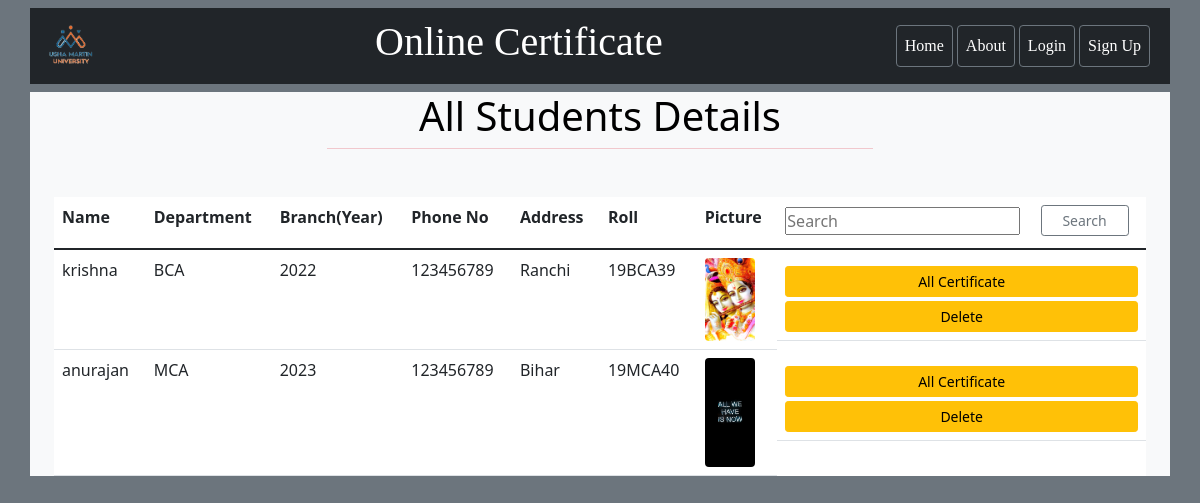
The app's page /view_all_register_student/ with its own data.
### student/models.py (models this page shows)
class MyForm(models.Model):
    is_auth = models.BooleanField(default=False)
    is_number=models.BooleanField(default=False)
    email=models.EmailField(max_length=100)
    name=models.CharField(max_length=40)
    username=models.CharField(max_length=50)
    std_department=models.CharField(max_length=100)
    branch_of=models.CharField(max_length=10)
    phone_no=models.CharField(max_length=13)
    Address=models.CharField(max_length=150)
    roll=models.CharField(max_length=8)
    profile_photo=models.FileField(default='profile_admin/Upload image.png',upload_to='profile_admin')

### student/views.py (the view)
# urls.py: path('view_all_register_student/', views.view_all_register_student,name="view_all_register_student"),
def view_all_register_student(request):
    form=MyForm.objects.all()
    return render(request,'student/showallregiterstudent.html',{'form':form})

### student/templates/student/showallregiterstudent.html (shortened to what this page needs)
{% include 'student/navbar.html' %}
{% load static %}
{% block content %}
<div class="container bg-light">
    <div class="container">
        <h5 class="text-black text-center display-6">All Students Details</h5>
        <hr class="w-50 m-auto bg-danger mb-5">
    </div>
    <div class="container">
        {% if form %}
            <table class="table table-hover bg-white m-0">
                <thread>
                    <tr>
                        <th>Name</th>
                        <th>Department</th>
                        <th>Branch(Year)</th>
                        <th>Phone No</th>
                        <th>Address</th>
                        <th>Roll</th>
                        <th>Picture</th>
                        <th>
                            <form action="" method="post">
                                <input type="search" id="gsearch" name="gsearch" placeholder="Search" aria-label="Search" class="w-80">
                                <button type="submit" class="btn btn-outline-secondary btn-sm w-25 mb-1 py-1 ms-3">Search</button>
                            </form>
                        </th>
                    </tr>
                </thread>
                <tbody>
                    {% for sh in form%}
                        {% if sh.is_auth %}
                            <tr>
                                <td>{{sh.name}}</td>
                                <td>{{sh.std_department}}</td>
                                <td>{{sh.branch_of}}</td>
                                <td>{{sh.phone_no}}</td>
                                <td>{{sh.Address}}</td>
                                <td>{{sh.roll}}</td>
                                <td><img src="{{sh.profile_photo.url}}" class="img-fluid rounded" width="50px" alt="" ></td>
                                <td class="text-center mt-2 d-grid">
                                    <a href="{% url 'check_one_student_all_certificate' sh.roll sh.name %}" class="btn btn-warning btn-sm mb-1">All Certificate</a>
                                    <a href="{% url 'single_std_delete' sh.username %}" class="btn btn-warning btn-sm">Delete</a>
                                </td>
                            </tr>
                        {% endif %}
                    {% endfor %}
                </tbody>
            </table>
        {% else %}
            <h4 class="text-center alert alert-warning">No record </h4>
        {% endif %}
    </div>
</div>
{% endblock content %}

### student/templates/student/navbar.html (shortened to what this page needs)
{% load static %}
<!DOCTYPE html>
<html lang="en">
<head>
    <link href= "https://cdn.jsdelivr.net/npm/bootstrap@5.1.3/dist/css/bootstrap.min.css" rel="stylesheet">
    {% block mycss %}
    <link rel="stylesheet" href="{% static 'student/css/style.css' %}">
    {% endblock mycss %}
</head>
<body>
  <div container class="m-0 ">
    <nav class="navbar navbar-expand-sm-md">
        <div class="container bg-dark text-white position-sticky">
            <nav class="navbar navbar-light ">
                    <a class="navbar-brand" href="/">
                    <img src="{% static 'student/img/UMU2.png' %}" class="" alt="" width="60" height="50"></a>
            </nav>
      <div class="nav ps-4 text-center">
        <h6 class="nav-item text-center display-6" style="font-family: 'EB Garamond', serif;">Online Certificate</h6>
      </div>
<div style="font-family: 'Pacifico', cursive;">
  <ul class="nav d-flex pe-1">
    <li class="nav-item p-auto">
      <a class="nav-link btn btn-outline-secondary me-1 text-white p-2" href="/">Home</a>
    </li>
    {% if not request.user.is_authenticated %}
    <li class="nav-item">
      <a class="nav-link btn btn-outline-secondary me-1 text-white p-2"
      href="{% url 'abouts' %}">About</a>
    </li>
    <li class="nav-item ">
      <a class="nav-link btn btn-outline-secondary me-1 text-white p-2" href="{% url 'pre_loginvalidate' %}">Login</a>
    </li>
    <li class="nav-item">
      <a class="nav-link btn btn-outline-secondary me-1 text-white p-2" href="{% url 'signup' %}">Sign Up</a>
    </li>
    {% endif %}
  </ul>
</div>
</nav>
</div>
</body>
</html>

### student/static/student/css/style.css (style rules this page uses)
* { padding: 0px; margin: 0px; box-sizing: border-box; }
body { background-color: #6C757D; }

### records on screen
MyForm: name "krishna", std_department "BCA", branch_of "2022", phone_no "123456789", Address "Ranchi", roll "19BCA39", profile_photo (picture)
MyForm: name "anurajan", std_department "MCA", branch_of "2023", phone_no "123456789", Address "Bihar", roll "19MCA40", profile_photo (picture)
